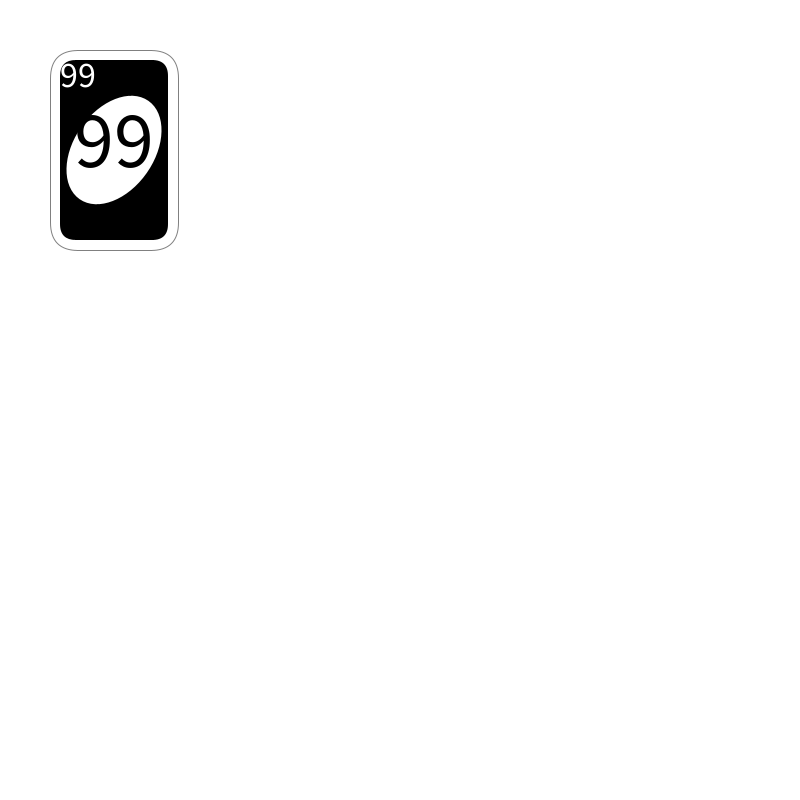
Frame 1 (no input)
Frame 60 (the mouse pressed at the canvas centre just before this capture): identical to frame 1, image omitted
Frame 120 (the mouse held since frame 60 and released just before this capture): identical to frame 1, image omitted

The Processing sketch that drew this single still picture (run headless with seeded random() and noise(); from frame 60 on, the mouse is pressed at the canvas centre):

// Processing sketch: week04_a_uno_spread_4_people
// ── week04_a_uno_spread_4_people.pde
void setup(){
  size(800,800);
  myShuffle();
}
void myShuffle(){
  for(int i=0;i<8;i++){
    for(int j=0;j<11;j++){
      cardN[i*11+j] = j;
      cardC[i*11+j] = C[i%4];
    }
  }for(int i=0;i<100;i++){
    int a= int(random(88)),b=int(random(88));
    int temp=cardN[a];
    cardN[a] = cardN[b];
    cardN[b] = temp;
    temp= cardC[a];
    cardC[a] = cardC[b];
    cardC[b] = temp;
 }
}
int [] cardN = new int[88]; //card number
int [] cardC = new int[88];
color[] C = {#FF5555, #FFAA00,#55AA55,#5555FF};
void draw(){
  background(255);
  if(mousePressed && mouseButton ==RIGHT){
  for(int i=0;i<8;i++){
    for(int j=0;j<11;j++){
      drawCard(j*32,i*50,cardC[i*11+j],cardN[i*11+j],32);
   }
  }
 }else drawCard(50,50,#000000,99,128);///pick card
 for(int i=0;i<mycard;i++){
   if(i%4==0)drawCard(430+40*i,50,cardC[i],cardN[i],128);
   if(i%4==1)drawCard(630+40*i,350,cardC[i],cardN[i],128);
   if(i%4==2)drawCard(430+40*i,650,cardC[i],cardN[i],128);
   if(i%4==3)drawCard(230+40*i,350,cardC[i],cardN[i],128);
  }
}
int mycard = 0;
void mousePressed(){
  if(mouseButton==LEFT) mycard++;
}
void drawCard(int x,int y, color c,int n,int w){
  float s = w/32.0;
  stroke(128);
  fill(255);
  rect(x,y,32*s,50*s,7*s);
  noStroke();
  fill(c);
  rect(x+2.5*s,y+2.5*s,32*s-5*s,50*s-5*s,4*s);
  
  pushMatrix();
  fill(255);
  translate(x+16*s,y+25*s);
  rotate(radians(35));
  ellipse(0,0,20*s,30*s);
  popMatrix();
  
  textSize(9*s);
  textAlign(CENTER,CENTER);
  text(""+n,x+7*s,y+6*s);
  
  textSize(20*s);
  fill(c);
  text(""+n,x+16*s,y+22*s);
}
